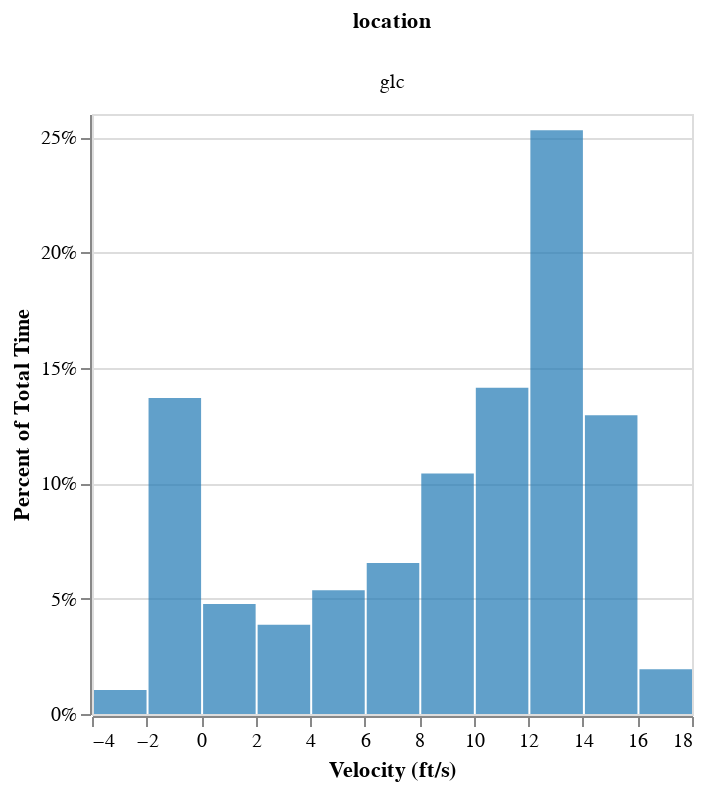

The notebook cell saved with this chart:
### Code cell
import numpy as np
# min(filtered_df.velocity)transform_calculate(
#     FlowVelocityDuration="'Flow ' + datum.Velocity_Category + ' duration is ' + datum.streak_duration + ' hours'",
#     GateStatusDuration="'Gate ' + datum.gate_status + ' duration is ' + datum.gate_streak_duration + ' hours'"
# )
print(filtered_df.year.unique())
xrule = alt.Chart(filtered_df).mark_rule(
    color="red", 
    strokeDash=[12, 6], 
    size=1.5
).encode(
    x=alt.datum(8)
).properties(
    width=300,
    height=300
)
v_hist = alt.Chart(filtered_df).transform_joinaggregate(
    total = 'count(*)'
).transform_calculate(
    pct = '1/datum.total' 
).mark_bar(
    color="#1f78b4",
    opacity=0.7
).encode(
    alt.X('velocity:Q', title = "Velocity (ft/s)", bin=True),
    alt.Y('sum(pct):Q', title ="Percent of Total Time", axis=alt.Axis(format='%')),
    # alt.Color('location:N'),
    alt.Tooltip ("sum(pct):Q", format="%"),
    column="location:N"
)
v_hist
# (v_hist + xrule).facet("year:N")
# layered_chart = alt.layer(v_hist, xrule).properties(
#     width=700,
#     height=400,
#     title=alt.Title(text='Velocity Through Fish Passage', align='center')
# )
# layered_chart

### Figure 1 — Vega-Lite specification as saved in the notebook (floating-point values rounded to 4 significant figures; data arrays with more than 128 entries replaced by an {"elided": "..."} marker saying what was removed)
{"config": {"view": {"continuousWidth": 300, "continuousHeight": 300}}, "data": {"name": "data-43ccf4da0277e0751b81402403703c6b"}, "mark": {"type": "bar", "color": "#1f78b4", "opacity": 0.7}, "encoding": {"column": {"field": "location", "type": "nominal"}, "tooltip": {"aggregate": "sum", "field": "pct", "format": "%", "type": "quantitative"}, "x": {"bin": true, "field": "velocity", "title": "Velocity (ft/s)", "type": "quantitative"}, "y": {"aggregate": "sum", "axis": {"format": "%"}, "field": "pct", "title": "Percent of Total Time", "type": "quantitative"}}, "transform": [{"joinaggregate": [{"op": "count", "field": "*", "as": "total"}]}, {"calculate": "1/datum.total", "as": "pct"}], "$schema": "https://vega.github.io/schema/vega-lite/v5.20.1.json", "datasets": {"data-43ccf4da0277e0751b81402403703c6b": {"elided": "672 records"}}}
